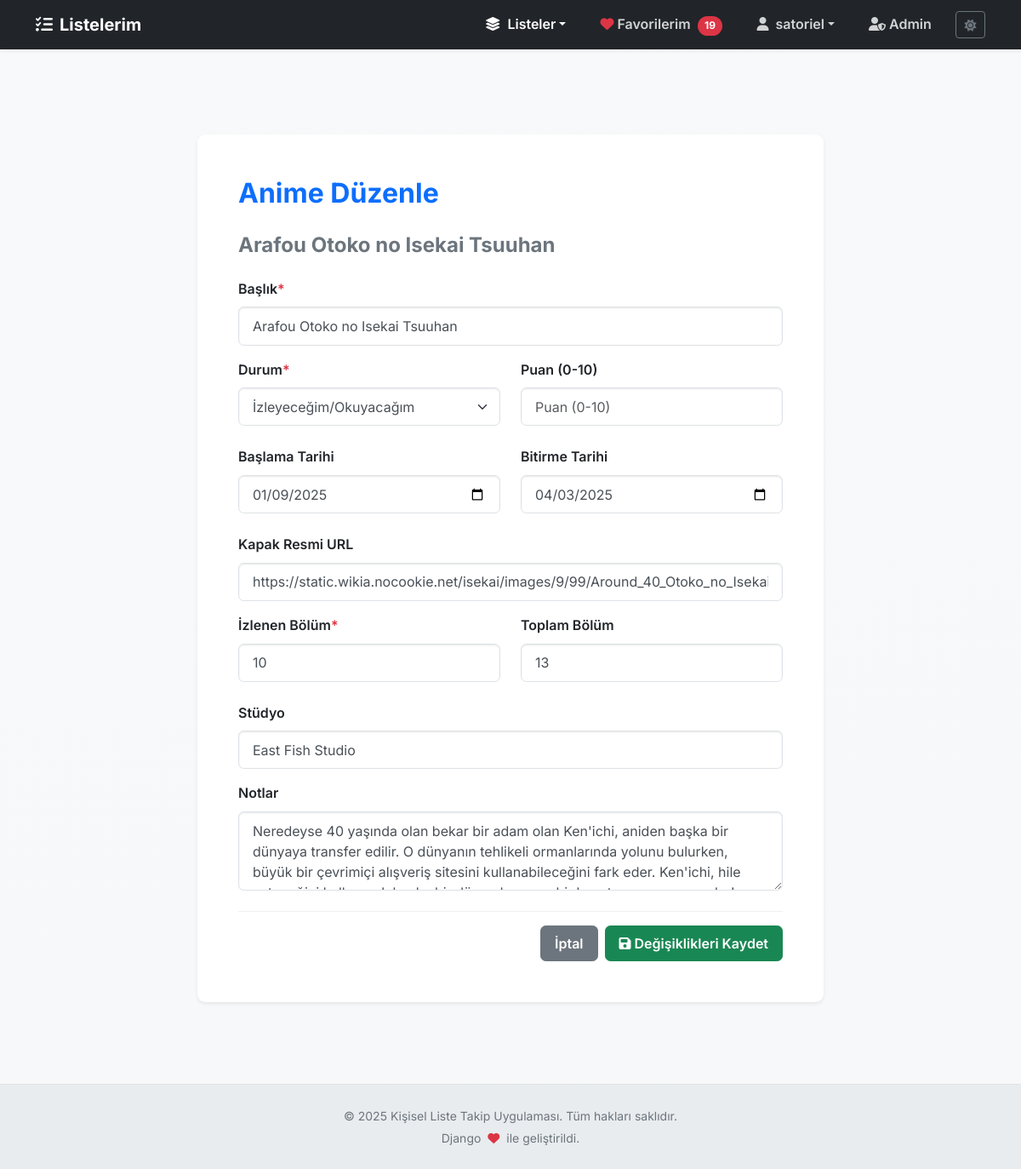
/anime/37/edit/ (signed in), run on an earlier commit of the app's database.
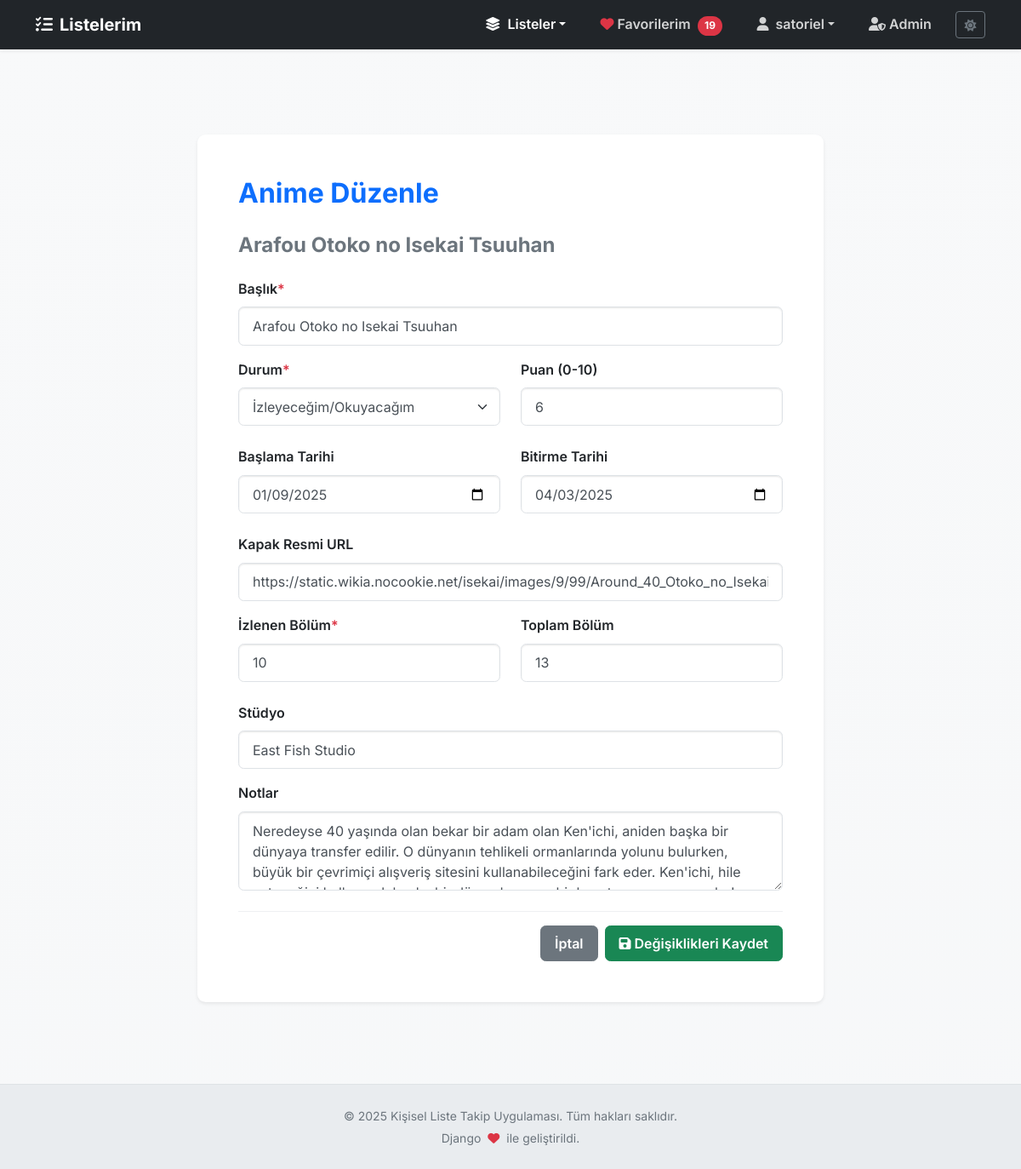
And on a later commit of the database.
### tracker/models.py (models this page shows, shortened)
class MediaItem(models.Model):
    user = models.ForeignKey(
        settings.AUTH_USER_MODEL,
        on_delete=models.CASCADE,
        related_name='%(class)s_items',
        verbose_name="Kullanıcı"
    )
    STATUS_CHOICES = [
        ("Watching", "İzliyorum/Okuyorum"),
        ("Completed", "Tamamladım"),
        ("On Hold", "Beklemede"),
        ("Dropped", "Bıraktım"),
        ("Plan to Watch", "İzleyeceğim/Okuyacağım"),
    ]
    title = models.CharField(max_length=255, verbose_name="Başlık")
    status = models.CharField(
        max_length=20,
        choices=STATUS_CHOICES,
        default="Plan to Watch",
        verbose_name="Durum",
    )
    rating = models.PositiveSmallIntegerField(
        null=True,
        blank=True,
        verbose_name="Puan (0-10)",
        validators=[
            MinValueValidator(0, message="Puan 0'dan küçük olamaz."),
            MaxValueValidator(10, message="Puan 10'dan büyük olamaz."),
        ],
    )
    start_date = models.DateField(
        null=True, blank=True, verbose_name="Başlama Tarihi"
    )
    end_date = models.DateField(
        null=True, blank=True, verbose_name="Bitirme Tarihi"
    )
    notes = models.TextField(blank=True, verbose_name="Notlar")
    cover_image_url = models.URLField(
        blank=True, null=True, verbose_name="Kapak Resmi URL"
    )
    added_date = models.DateTimeField(
        default=timezone.now, verbose_name="Eklenme Tarihi"
    )
    class Meta:
        abstract = True
        ordering = ['user', "-added_date", "title"]

class Anime(MediaItem):
    studio = models.CharField(max_length=100, blank=True, verbose_name="Stüdyo")
    episodes_watched = models.PositiveIntegerField(default=0, verbose_name="İzlenen Bölüm")
    total_episodes = models.PositiveIntegerField(null=True, blank=True, verbose_name="Toplam Bölüm")

### tracker/views.py (the view)
# urls.py: path("anime/<int:pk>/edit/", views.anime_edit, name="anime_edit"),
@login_required
def anime_edit(request, pk):
    return _process_edit_view(request, pk, Anime, AnimeForm, "tracker/anime_form.html", "tracker:anime_list_view") # Yönlendirme listeye

### tracker/forms.py (shortened to what this page needs)
class AnimeForm(MediaItemBaseForm):
    class Meta(MediaItemBaseForm.Meta):
        model = Anime
        fields = MediaItemBaseForm.Meta.fields + [
            "episodes_watched",
            "total_episodes",
            "studio",
        ]
        widgets = {
            **MediaItemBaseForm.Meta.widgets,
            "episodes_watched": forms.NumberInput(
                attrs={
                    "class": "form-control mb-2",
                    "min": "0",
                    "placeholder": "İzlenen Bölüm",
                }
            ),
            "total_episodes": forms.NumberInput(
                attrs={
                    "class": "form-control mb-2",
                    "min": "0",
                    "placeholder": "Toplam Bölüm (Bilmiyorsan boş bırak)",
                }
            ),
            "studio": forms.TextInput(
                attrs={"class": "form-control mb-2", "placeholder": "Stüdyo"}
            ),
        }

### tracker/context_processors.py (called while the page is built)
def favorites_processor(request):
    favorite_count = 0
    if request.user.is_authenticated:
        favorite_count = Favorite.objects.filter(user=request.user).count()
    return {'favorite_count': favorite_count}

### tracker/views.py (called while the page is built)
def _process_edit_view(
    request, pk, model, form_class, template_name, redirect_url_name
):
    instance = get_object_or_404(model, pk=pk, user=request.user) # Sadece kendi öğesini düzenleyebilir
    model_verbose_name = model._meta.verbose_name.capitalize()
    if request.method == "POST":
        form = form_class(request.POST, instance=instance)
        if form.is_valid():
            saved_instance = form.save()
            messages.success(request, f'{model_verbose_name} "{saved_instance.title}" başarıyla güncellendi.')
            return redirect(redirect_url_name)
        else:
            messages.error(request, "Formda hatalar var. Lütfen işaretli alanları kontrol edin.")
    else:
        form = form_class(instance=instance)
    context = {"form": form, "item": instance, "model_name": model_verbose_name}
    return render(request, template_name, context)

### tracker/templates/tracker/anime_form.html (shortened to what this page needs)
{% extends 'tracker/base.html' %}
{% load static %}
{% block content %}
    <div class="row justify-content-center mt-4 mb-5">
        <div class="col-md-10 col-lg-8">
            <div class="form-container shadow-sm">
                <h2 class="mb-3 text-primary">Anime Düzenle</h2>
                <h4 class="mb-4 text-secondary">{{ item.title }}</h4>
                <form method="post" action="">
                    <div class="mb-3">
                        <label for="{{ form.title.id_for_label }}" class="form-label">{{ form.title.label }}{% if form.title.field.required %}<span class="text-danger">*</span>{% endif %}</label>
                        {{ form.title }}
                    </div>
                    <div class="row">
                        <div class="col-md-6 mb-3">
                            <label for="{{ form.status.id_for_label }}" class="form-label">{{ form.status.label }}{% if form.status.field.required %}<span class="text-danger">*</span>{% endif %}</label>
                            {{ form.status }}
                        </div>
                        <div class="col-md-6 mb-3">
                            <label for="{{ form.rating.id_for_label }}" class="form-label">{{ form.rating.label }}{% if form.rating.field.required %}<span class="text-danger">*</span>{% endif %}</label>
                            {{ form.rating }}
                        </div>
                    </div>
                    <div class="row">
                        <div class="col-md-6 mb-3">
                             <label for="{{ form.start_date.id_for_label }}" class="form-label">{{ form.start_date.label }}{% if form.start_date.field.required %}<span class="text-danger">*</span>{% endif %}</label>
                             {{ form.start_date }}
                        </div>
                        <div class="col-md-6 mb-3">
                             <label for="{{ form.end_date.id_for_label }}" class="form-label">{{ form.end_date.label }}{% if form.end_date.field.required %}<span class="text-danger">*</span>{% endif %}</label>
                             {{ form.end_date }}
                        </div>
                    </div>
                    <div class="mb-3">
                        <label for="{{ form.cover_image_url.id_for_label }}" class="form-label">{{ form.cover_image_url.label }}{% if form.cover_image_url.field.required %}<span class="text-danger">*</span>{% endif %}</label>
                        {{ form.cover_image_url }}
                    </div>
                    <div class="row">
                        <div class="col-md-6 mb-3">
                            <label for="{{ form.episodes_watched.id_for_label }}" class="form-label">{{ form.episodes_watched.label }}{% if form.episodes_watched.field.required %}<span class="text-danger">*</span>{% endif %}</label>
                            {{ form.episodes_watched }}
                        </div>
                         <div class="col-md-6 mb-3">
                            <label for="{{ form.total_episodes.id_for_label }}" class="form-label">{{ form.total_episodes.label }}{% if form.total_episodes.field.required %}<span class="text-danger">*</span>{% endif %}</label>
                            {{ form.total_episodes }}
                        </div>
                    </div>
                    <div class="mb-3">
                        <label for="{{ form.studio.id_for_label }}" class="form-label">{{ form.studio.label }}{% if form.studio.field.required %}<span class="text-danger">*</span>{% endif %}</label>
                        {{ form.studio }}
                    </div>
                    <div class="mb-3">
                        <label for="{{ form.notes.id_for_label }}" class="form-label">{{ form.notes.label }}{% if form.notes.field.required %}<span class="text-danger">*</span>{% endif %}</label>
                        {{ form.notes }}
                    </div>
                    <hr class="mt-4 mb-3">
                    <div class="d-grid gap-2 d-md-flex justify-content-md-end">
                        <a href="{% url 'tracker:anime_list_view' %}" class="btn btn-secondary">İptal</a>
                        <button type="submit" class="btn btn-success"><i class="fas fa-save me-1" aria-hidden="true"></i>Değişiklikleri Kaydet</button>
                    </div>
                </form>
            </div>
        </div>
    </div>
{% endblock content %}

### tracker/templates/tracker/base.html (shortened to what this page needs)
{% load static %}
<!DOCTYPE html>
<html lang="tr" data-theme="light">
<head>
    <link href="https://cdn.jsdelivr.net/npm/bootstrap@5.3.3/dist/css/bootstrap.min.css" rel="stylesheet">
    <link rel="stylesheet" href="https://cdnjs.cloudflare.com/ajax/libs/font-awesome/6.5.1/css/all.min.css" />
    <link href="https://unpkg.com/aos@2.3.1/dist/aos.css" rel="stylesheet">
    <link rel="stylesheet" type="text/css" href="{% static 'tracker/css/custom.css' %}">
</head>
<body>
    <nav id="mainNavbar" class="navbar navbar-expand-lg navbar-dark bg-dark fixed-top shadow-sm">
      <div class="container">
        <a class="navbar-brand" href="{% if user.is_authenticated %}{% url 'tracker:dashboard' %}{% else %}{% url 'login' %}{% endif %}">
            <i class="fas fa-list-check me-2" aria-hidden="true"></i>Listelerim
        </a>
        <div class="collapse navbar-collapse" id="navbarNav">
          <ul class="navbar-nav ms-auto align-items-center">
            {% if user.is_authenticated %}
                <li class="nav-item dropdown">
                  <a class="nav-link dropdown-toggle {% if request.resolver_match.app_name == 'tracker' and request.resolver_match.url_name != 'dashboard' and request.resolver_match.url_name != 'favorites_view' %}active{% endif %}" href="#" id="navbarDropdownMenuLink" role="button" data-bs-toggle="dropdown" aria-expanded="false"><i class="fas fa-layer-group me-1"></i> Listeler</a>
                </li>
                <li class="nav-item">
                    <a class="nav-link {% if request.resolver_match.view_name == 'tracker:favorites_view' %}active{% endif %}"
                       href="{% url 'tracker:favorites_view' %}">
                        <i class="fas fa-heart me-1 text-danger"></i>Favorilerim
                        {% if favorite_count > 0 %}
                            <span class="badge rounded-pill bg-danger ms-1" id="navbar-favorite-count">{{ favorite_count }}</span>
                        {% else %}
                            <span class="badge rounded-pill bg-danger ms-1" id="navbar-favorite-count" style="display: none;">0</span>
                        {% endif %}
                    </a>
                </li>
                <li class="nav-item dropdown">
                    <a class="nav-link dropdown-toggle" href="#" id="navbarUserDropdown" role="button" data-bs-toggle="dropdown" aria-expanded="false"><i class="fas fa-user me-1"></i> {{ user.username }}</a>
                </li>
            {% endif %}
            {% if user.is_authenticated and user.is_staff %}
             <li class="nav-item"><a class="nav-link" href="{% url 'admin:index' %}" target="_blank"><i class="fas fa-user-shield me-1"></i>Admin</a></li>
            {% endif %}
            <li class="nav-item ms-2">
                <button id="theme-toggle-button" class="btn btn-outline-secondary btn-sm" title="Temayı Değiştir">
                    <i class="fas fa-sun theme-icon light-icon"></i>
                </button>
            </li>
          </ul>
        </div>
      </div>
    </nav>
    <div class="container mt-4 main-container">
        <div class="pt-3">
            {% block content %}{% endblock content %}
        </div>
    </div>
    <footer class="text-center py-4 text-muted">
        <div class="container">
             <small>
                 &copy; {% now "Y" %} Kişisel Liste Takip Uygulaması. Tüm hakları saklıdır.
                 <br>
                 Django <i class="fas fa-heart text-danger mx-1"></i> ile geliştirildi.
                 <br>
             </small>
        </div>
    </footer>
</body>
</html>

### tracker/templates/tracker/base.html (style rules this page uses)
.theme-icon { display: none; }
html[data-theme="light"] .light-icon { display: inline-block; }

What changed in the data, as far as the page shows it:
changed Anime "Arafou Otoko no Isekai Tsuuhan": rating (not shown) → "6"
